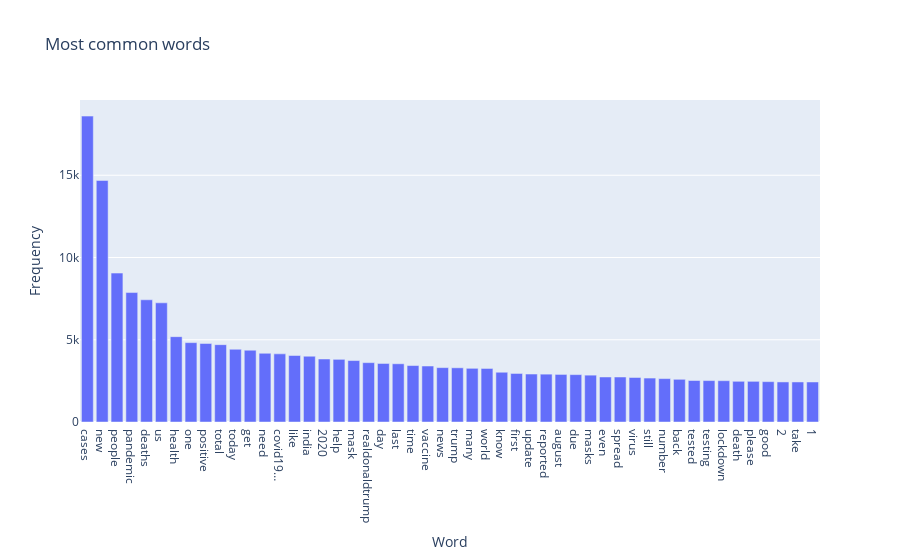

Here is the notebook cell this chart was saved with:
### Code cell
px.bar(words_df,x='Word',y='Frequency',title='Most common words')

### Figure 1 — Plotly figure (JSON) as saved in the notebook; plotly's stock layout.template omitted (floating-point values rounded to 4 significant figures)
{"data": [{"alignmentgroup": "True", "hovertemplate": "Word=%{x}<br>Frequency=%{y}<extra></extra>", "legendgroup": "", "marker": {"color": "#636efa"}, "name": "", "offsetgroup": "", "orientation": "v", "showlegend": false, "textposition": "auto", "type": "bar", "x": ["cases", "new", "people", "pandemic", "deaths", "us", "health", "one", "positive", "total", "today", "get", "need", "covid19…", "like", "india", "2020", "help", "mask", "realdonaldtrump", "day", "last", "time", "vaccine", "news", "trump", "many", "world", "know", "first", "update", "reported", "august", "due", "masks", "even", "spread", "virus", "still", "number", "back", "tested", "testing", "lockdown", "death", "please", "good", "2", "take", "1"], "xaxis": "x", "y": [18596, 14683, 9053, 7869, 7429, 7245, 5188, 4825, 4773, 4701, 4420, 4365, 4178, 4143, 4042, 3999, 3830, 3809, 3735, 3608, 3558, 3540, 3431, 3403, 3306, 3295, 3263, 3255, 3025, 2951, 2916, 2909, 2892, 2880, 2848, 2736, 2735, 2706, 2671, 2638, 2596, 2522, 2518, 2511, 2474, 2472, 2453, 2435, 2434, 2432], "yaxis": "y"}], "layout": {"barmode": "relative", "legend": {"tracegroupgap": 0}, "title": {"text": "Most common words"}, "xaxis": {"anchor": "y", "domain": [0, 1], "title": {"text": "Word"}}, "yaxis": {"anchor": "x", "domain": [0, 1], "title": {"text": "Frequency"}}}}
